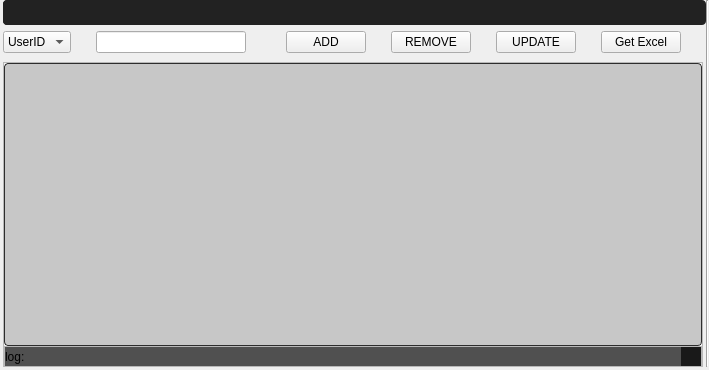
<?xml version="1.0" encoding="UTF-8"?>
<ui version="4.0">
 <class>MainWindow</class>
 <widget class="QMainWindow" name="MainWindow">
  <property name="geometry">
   <rect>
    <x>0</x>
    <y>0</y>
    <width>709</width>
    <height>370</height>
   </rect>
  </property>
  <property name="windowTitle">
   <string>MainWindow</string>
  </property>
  <property name="dockOptions">
   <set>QMainWindow::AllowNestedDocks|QMainWindow::AllowTabbedDocks|QMainWindow::AnimatedDocks|QMainWindow::ForceTabbedDocks|QMainWindow::GroupedDragging|QMainWindow::VerticalTabs</set>
  </property>
  <widget class="QWidget" name="centralwidget">
   <layout class="QGridLayout" name="gridLayout">
    <property name="leftMargin">
     <number>0</number>
    </property>
    <property name="topMargin">
     <number>0</number>
    </property>
    <property name="rightMargin">
     <number>0</number>
    </property>
    <property name="bottomMargin">
     <number>0</number>
    </property>
    <property name="spacing">
     <number>0</number>
    </property>
    <item row="2" column="2">
     <widget class="QFrame" name="mainFrame">
      <property name="sizePolicy">
       <sizepolicy hsizetype="Expanding" vsizetype="Expanding">
        <horstretch>0</horstretch>
        <verstretch>0</verstretch>
       </sizepolicy>
      </property>
      <property name="frameShape">
       <enum>QFrame::StyledPanel</enum>
      </property>
      <property name="frameShadow">
       <enum>QFrame::Raised</enum>
      </property>
      <layout class="QGridLayout" name="gridLayout_4">
       <property name="leftMargin">
        <number>0</number>
       </property>
       <property name="topMargin">
        <number>0</number>
       </property>
       <property name="rightMargin">
        <number>0</number>
       </property>
       <property name="bottomMargin">
        <number>0</number>
       </property>
       <property name="spacing">
        <number>0</number>
       </property>
       <item row="0" column="0">
        <widget class="QTableView" name="tableView">
         <property name="font">
          <font>
           <pointsize>11</pointsize>
          </font>
         </property>
         <property name="styleSheet">
          <string notr="true">QTreeView:branch:selected, QTreeView:branch:hover {
  background: url(&quot;:/qss_icons/rc/transparent.png&quot;);
}

QTreeView:branch:has-siblings:!adjoins-item {
  border-image: url(&quot;:/qss_icons/rc/branch_line.png&quot;) 0;
}

QTreeView:branch:has-siblings:adjoins-item {
  border-image: url(&quot;:/qss_icons/rc/branch_more.png&quot;) 0;
}

QTreeView:branch:!has-children:!has-siblings:adjoins-item {
  border-image: url(&quot;:/qss_icons/rc/branch_end.png&quot;) 0;
}

QTreeView:branch:has-children:!has-siblings:closed, QTreeView:branch:closed:has-children:has-siblings {
  border-image: none;
  image: url(&quot;:/qss_icons/rc/branch_closed.png&quot;);
}

QTreeView:branch:open:has-children:!has-siblings, QTreeView:branch:open:has-children:has-siblings {
  border-image: none;
  image: url(&quot;:/qss_icons/rc/branch_open.png&quot;);
}

QTreeView:branch:has-children:!has-siblings:closed:hover, QTreeView:branch:closed:has-children:has-siblings:hover {
  image: url(&quot;:/qss_icons/rc/branch_closed_focus.png&quot;);
}

QTreeView:branch:open:has-children:!has-siblings:hover, QTreeView:branch:open:has-children:has-siblings:hover {
  image: url(&quot;:/qss_icons/rc/branch_open_focus.png&quot;);
}

QTreeView::indicator:checked,
QListView::indicator:checked {
  image: url(&quot;:/qss_icons/rc/checkbox_checked.png&quot;);
}

QTreeView::indicator:checked:hover, QTreeView::indicator:checked:focus, QTreeView::indicator:checked:pressed,
QListView::indicator:checked:hover,
QListView::indicator:checked:focus,
QListView::indicator:checked:pressed {
  image: url(&quot;:/qss_icons/rc/checkbox_checked_focus.png&quot;);
}

QTreeView::indicator:unchecked,
QListView::indicator:unchecked {
  image: url(&quot;:/qss_icons/rc/checkbox_unchecked.png&quot;);
}

QTreeView::indicator:unchecked:hover, QTreeView::indicator:unchecked:focus, QTreeView::indicator:unchecked:pressed,
QListView::indicator:unchecked:hover,
QListView::indicator:unchecked:focus,
QListView::indicator:unchecked:pressed {
  image: url(&quot;:/qss_icons/rc/checkbox_unchecked_focus.png&quot;);
}

QTreeView::indicator:indeterminate,
QListView::indicator:indeterminate {
  image: url(&quot;:/qss_icons/rc/checkbox_indeterminate.png&quot;);
}

QTreeView::indicator:indeterminate:hover, QTreeView::indicator:indeterminate:focus, QTreeView::indicator:indeterminate:pressed,
QListView::indicator:indeterminate:hover,
QListView::indicator:indeterminate:focus,
QListView::indicator:indeterminate:pressed {
  image: url(&quot;:/qss_icons/rc/checkbox_indeterminate_focus.png&quot;);
}

QTreeView,
QListView,
QTableView,
QColumnView {
  background-color: #c7c7c7;
  border: 1px solid #2d2d2d;
  color: #000000;
  gridline-color: #2d2d2d;
  border-radius: 4px;
}

QTreeView:disabled,
QListView:disabled,
QTableView:disabled,
QColumnView:disabled {
  background-color: #c7c7c7;
  color: #000000;
}

QTreeView:selected,
QListView:selected,
QTableView:selected,
QColumnView:selected {
  background-color: #c7c7c7;
  color: #000000;
}

QTreeView:hover,
QListView:hover,
QTableView:hover,
QColumnView:hover {
  background-color: #c7c7c7;
  border: 1px solid #148CD2;
}

QTreeView::item:pressed,
QListView::item:pressed,
QTableView::item:pressed,
QColumnView::item:pressed {
  background-color: #c7c7c7;
}

QTreeView::item:selected:hover,
QListView::item:selected:hover,
QTableView::item:selected:hover,
QColumnView::item:selected:hover {
  background: #c7c7c7;
  color: #000000;
}

QTreeView::item:selected:active,
QListView::item:selected:active,
QTableView::item:selected:active,
QColumnView::item:selected:active {
background-color: palette(highlight);
 color: palette(highlightedText);
}

QTreeView::item:!selected:hover,
QListView::item:!selected:hover,
QTableView::item:!selected:hover,
QColumnView::item:!selected:hover {
  outline: 0;
  color: #148CD2;
  background-color: #2d2d2d;
}

QTableCornerButton::section {
  background-color: #282828;
  border: 1px transparent #2d2d2d;
  border-radius: 0px;
}
</string>
         </property>
         <property name="selectionBehavior">
          <enum>QAbstractItemView::SelectRows</enum>
         </property>
         <property name="showGrid">
          <bool>true</bool>
         </property>
         <property name="sortingEnabled">
          <bool>true</bool>
         </property>
         <attribute name="verticalHeaderDefaultSectionSize">
          <number>23</number>
         </attribute>
        </widget>
       </item>
       <item row="1" column="0">
        <widget class="QFrame" name="StatusBar">
         <property name="minimumSize">
          <size>
           <width>0</width>
           <height>20</height>
          </size>
         </property>
         <property name="maximumSize">
          <size>
           <width>16777215</width>
           <height>20</height>
          </size>
         </property>
         <property name="frameShape">
          <enum>QFrame::StyledPanel</enum>
         </property>
         <property name="frameShadow">
          <enum>QFrame::Raised</enum>
         </property>
         <layout class="QGridLayout" name="gridLayout_7">
          <property name="leftMargin">
           <number>0</number>
          </property>
          <property name="topMargin">
           <number>0</number>
          </property>
          <property name="rightMargin">
           <number>0</number>
          </property>
          <property name="bottomMargin">
           <number>0</number>
          </property>
          <property name="spacing">
           <number>0</number>
          </property>
          <item row="0" column="0">
           <widget class="QLabel" name="label">
            <property name="minimumSize">
             <size>
              <width>0</width>
              <height>20</height>
             </size>
            </property>
            <property name="styleSheet">
             <string notr="true">background-color: rgb(80, 80, 80);
  border-radius: 0
px;</string>
            </property>
            <property name="text">
             <string>log:</string>
            </property>
            <property name="wordWrap">
             <bool>true</bool>
            </property>
           </widget>
          </item>
          <item row="0" column="1">
           <widget class="QFrame" name="gripFolio">
            <property name="minimumSize">
             <size>
              <width>0</width>
              <height>20</height>
             </size>
            </property>
            <property name="maximumSize">
             <size>
              <width>20</width>
              <height>20</height>
             </size>
            </property>
            <property name="styleSheet">
             <string notr="true">background-color: rgb(25,25,25);
  border-radius: 0px;</string>
            </property>
            <property name="frameShape">
             <enum>QFrame::StyledPanel</enum>
            </property>
            <property name="frameShadow">
             <enum>QFrame::Raised</enum>
            </property>
            <property name="lineWidth">
             <number>0</number>
            </property>
           </widget>
          </item>
         </layout>
        </widget>
       </item>
      </layout>
     </widget>
    </item>
    <item row="0" column="1" colspan="3">
     <widget class="QWidget" name="indexBar" native="true">
      <property name="sizePolicy">
       <sizepolicy hsizetype="Preferred" vsizetype="Minimum">
        <horstretch>0</horstretch>
        <verstretch>0</verstretch>
       </sizepolicy>
      </property>
      <property name="minimumSize">
       <size>
        <width>0</width>
        <height>0</height>
       </size>
      </property>
      <property name="styleSheet">
       <string notr="true">QTreeView:branch:selected, QTreeView:branch:hover {
  background: url(&quot;:/qss_icons/rc/transparent.png&quot;);
}

QTreeView:branch:has-siblings:!adjoins-item {
  border-image: url(&quot;:/qss_icons/rc/branch_line.png&quot;) 0;
}

QTreeView:branch:has-siblings:adjoins-item {
  border-image: url(&quot;:/qss_icons/rc/branch_more.png&quot;) 0;
}

QTreeView:branch:!has-children:!has-siblings:adjoins-item {
  border-image: url(&quot;:/qss_icons/rc/branch_end.png&quot;) 0;
}

QTreeView:branch:has-children:!has-siblings:closed, QTreeView:branch:closed:has-children:has-siblings {
  border-image: none;
  image: url(&quot;:/qss_icons/rc/branch_closed.png&quot;);
}

QTreeView:branch:open:has-children:!has-siblings, QTreeView:branch:open:has-children:has-siblings {
  border-image: none;
  image: url(&quot;:/qss_icons/rc/branch_open.png&quot;);
}

QTreeView:branch:has-children:!has-siblings:closed:hover, QTreeView:branch:closed:has-children:has-siblings:hover {
  image: url(&quot;:/qss_icons/rc/branch_closed_focus.png&quot;);
}

QTreeView:branch:open:has-children:!has-siblings:hover, QTreeView:branch:open:has-children:has-siblings:hover {
  image: url(&quot;:/qss_icons/rc/branch_open_focus.png&quot;);
}

QTreeView::indicator:checked,
QListView::indicator:checked {
  image: url(&quot;:/qss_icons/rc/checkbox_checked.png&quot;);
}

QTreeView::indicator:checked:hover, QTreeView::indicator:checked:focus, QTreeView::indicator:checked:pressed,
QListView::indicator:checked:hover,
QListView::indicator:checked:focus,
QListView::indicator:checked:pressed {
  image: url(&quot;:/qss_icons/rc/checkbox_checked_focus.png&quot;);
}

QTreeView::indicator:unchecked,
QListView::indicator:unchecked {
  image: url(&quot;:/qss_icons/rc/checkbox_unchecked.png&quot;);
}

QTreeView::indicator:unchecked:hover, QTreeView::indicator:unchecked:focus, QTreeView::indicator:unchecked:pressed,
QListView::indicator:unchecked:hover,
QListView::indicator:unchecked:focus,
QListView::indicator:unchecked:pressed {
  image: url(&quot;:/qss_icons/rc/checkbox_unchecked_focus.png&quot;);
}

QTreeView::indicator:indeterminate,
QListView::indicator:indeterminate {
  image: url(&quot;:/qss_icons/rc/checkbox_indeterminate.png&quot;);
}

QTreeView::indicator:indeterminate:hover, QTreeView::indicator:indeterminate:focus, QTreeView::indicator:indeterminate:pressed,
QListView::indicator:indeterminate:hover,
QListView::indicator:indeterminate:focus,
QListView::indicator:indeterminate:pressed {
  image: url(&quot;:/qss_icons/rc/checkbox_indeterminate_focus.png&quot;);
}

QTreeView,
QListView,
QTableView,
QColumnView {
  background-color: #ffffff;
  border: 1px solid #2d2d2d;
  color: #F0F0F0;
  gridline-color: #2d2d2d;
  border-radius: 4px;
}

QTreeView:disabled,
QListView:disabled,
QTableView:disabled,
QColumnView:disabled {
  background-color: #1e1e1e;
  color: #787878;
}

QTreeView:selected,
QListView:selected,
QTableView:selected,
QColumnView:selected {
  background-color: #ffffff;
  color: #2d2d2d;
}

QTreeView:hover,
QListView:hover,
QTableView:hover,
QColumnView:hover {
  background-color: #ffffff;
  border: 1px solid #148CD2;
}

QTreeView::item:pressed,
QListView::item:pressed,
QTableView::item:pressed,
QColumnView::item:pressed {
  background-color: #ffffff;
}

QTreeView::item:selected:hover,
QListView::item:selected:hover,
QTableView::item:selected:hover,
QColumnView::item:selected:hover {
  background: #ffffff;
  color: #282828;
}

QTreeView::item:selected:active,
QListView::item:selected:active,
QTableView::item:selected:active,
QColumnView::item:selected:active {
background-color: palette(highlight);
 color: palette(highlightedText);
}

QTreeView::item:!selected:hover,
QListView::item:!selected:hover,
QTableView::item:!selected:hover,
QColumnView::item:!selected:hover {
  outline: 0;
  color: #148CD2;
  background-color: #2d2d2d;
}

QTableCornerButton::section {
  background-color: #282828;
  border: 1px transparent #2d2d2d;
  border-radius: 0px;
}
</string>
      </property>
      <layout class="QGridLayout" name="gridLayout_2">
       <property name="leftMargin">
        <number>0</number>
       </property>
       <property name="topMargin">
        <number>0</number>
       </property>
       <property name="rightMargin">
        <number>0</number>
       </property>
       <property name="bottomMargin">
        <number>6</number>
       </property>
       <property name="horizontalSpacing">
        <number>0</number>
       </property>
       <property name="verticalSpacing">
        <number>6</number>
       </property>
       <item row="0" column="0" colspan="12">
        <widget class="QFrame" name="headerFrame">
         <property name="sizePolicy">
          <sizepolicy hsizetype="Expanding" vsizetype="Maximum">
           <horstretch>0</horstretch>
           <verstretch>0</verstretch>
          </sizepolicy>
         </property>
         <property name="minimumSize">
          <size>
           <width>0</width>
           <height>0</height>
          </size>
         </property>
         <property name="styleSheet">
          <string notr="true">/* (dot) .QFrame  fix #141, #126, #123 */
.QFrame {
background-color: #222222;
  border-radius: 4px;
  border: 0px solid transparent;

  /* No frame */
  /* HLine */
  /* HLine */
}

.QFrame[frameShape=&quot;0&quot;] {
  border-radius: 4px;
  border: 1px transparent #2d2d2d;
}

.QFrame[frameShape=&quot;4&quot;] {
  max-height: 2px;
  border: none;
  background-color: #2d2d2d;
}

.QFrame[frameShape=&quot;5&quot;] {
  max-width: 2px;
  border: none;
  background-color: #2d2d2d;
}

</string>
         </property>
         <property name="frameShape">
          <enum>QFrame::Box</enum>
         </property>
         <property name="frameShadow">
          <enum>QFrame::Sunken</enum>
         </property>
         <layout class="QGridLayout" name="gridLayout_6">
          <property name="leftMargin">
           <number>0</number>
          </property>
          <property name="topMargin">
           <number>0</number>
          </property>
          <property name="rightMargin">
           <number>0</number>
          </property>
          <property name="bottomMargin">
           <number>0</number>
          </property>
          <property name="spacing">
           <number>0</number>
          </property>
          <item row="0" column="2" alignment="Qt::AlignRight|Qt::AlignTop">
           <widget class="QFrame" name="btnframe_3">
            <property name="sizePolicy">
             <sizepolicy hsizetype="Expanding" vsizetype="Expanding">
              <horstretch>0</horstretch>
              <verstretch>0</verstretch>
             </sizepolicy>
            </property>
            <property name="minimumSize">
             <size>
              <width>0</width>
              <height>25</height>
             </size>
            </property>
            <property name="maximumSize">
             <size>
              <width>16777215</width>
              <height>25</height>
             </size>
            </property>
            <property name="styleSheet">
             <string notr="true">background-color: transparent;</string>
            </property>
            <property name="frameShape">
             <enum>QFrame::StyledPanel</enum>
            </property>
            <property name="frameShadow">
             <enum>QFrame::Raised</enum>
            </property>
            <layout class="QHBoxLayout" name="horizontalLayout_3">
             <property name="spacing">
              <number>0</number>
             </property>
             <property name="leftMargin">
              <number>0</number>
             </property>
             <property name="topMargin">
              <number>0</number>
             </property>
             <property name="rightMargin">
              <number>0</number>
             </property>
             <property name="bottomMargin">
              <number>0</number>
             </property>
             <item alignment="Qt::AlignTop">
              <widget class="QPushButton" name="bt_min_3">
               <property name="sizePolicy">
                <sizepolicy hsizetype="Expanding" vsizetype="Expanding">
                 <horstretch>0</horstretch>
                 <verstretch>0</verstretch>
                </sizepolicy>
               </property>
               <property name="minimumSize">
                <size>
                 <width>35</width>
                 <height>25</height>
                </size>
               </property>
               <property name="maximumSize">
                <size>
                 <width>35</width>
                 <height>25</height>
                </size>
               </property>
               <property name="styleSheet">
                <string notr="true">QPushButton {
  background-color: transparent;
  border: 1px solid transparent;

}
QPushButton:hover {
  background-color: #148CD2;    
}
</string>
               </property>
               <property name="text">
                <string/>
               </property>
               <property name="icon">
                <iconset resource="C:/Users/HP/Desktop/Autotrader-Reborn2.1/Resourses/icons/icons.qrc">
                 <normaloff>:/icon1/minus.svg</normaloff>:/icon1/minus.svg</iconset>
               </property>
               <property name="iconSize">
                <size>
                 <width>15</width>
                 <height>15</height>
                </size>
               </property>
              </widget>
             </item>
             <item alignment="Qt::AlignRight|Qt::AlignTop">
              <widget class="QPushButton" name="bt_close_3">
               <property name="sizePolicy">
                <sizepolicy hsizetype="Maximum" vsizetype="Maximum">
                 <horstretch>0</horstretch>
                 <verstretch>0</verstretch>
                </sizepolicy>
               </property>
               <property name="minimumSize">
                <size>
                 <width>35</width>
                 <height>25</height>
                </size>
               </property>
               <property name="maximumSize">
                <size>
                 <width>35</width>
                 <height>25</height>
                </size>
               </property>
               <property name="styleSheet">
                <string notr="true">QPushButton {
  background-color: transparent;
  border: 1px solid transparent;

}
QPushButton:hover {
  background-color: #148CD2;    
}
</string>
               </property>
               <property name="text">
                <string/>
               </property>
               <property name="icon">
                <iconset resource="C:/Users/HP/Desktop/Autotrader-Reborn2.1/Resourses/icons/icons.qrc">
                 <normaloff>:/icon1/x.svg</normaloff>:/icon1/x.svg</iconset>
               </property>
               <property name="iconSize">
                <size>
                 <width>15</width>
                 <height>15</height>
                </size>
               </property>
              </widget>
             </item>
            </layout>
           </widget>
          </item>
          <item row="0" column="1">
           <widget class="QFrame" name="frame_4">
            <property name="sizePolicy">
             <sizepolicy hsizetype="Expanding" vsizetype="Preferred">
              <horstretch>0</horstretch>
              <verstretch>0</verstretch>
             </sizepolicy>
            </property>
            <property name="minimumSize">
             <size>
              <width>0</width>
              <height>25</height>
             </size>
            </property>
            <property name="maximumSize">
             <size>
              <width>16777215</width>
              <height>25</height>
             </size>
            </property>
            <property name="frameShape">
             <enum>QFrame::StyledPanel</enum>
            </property>
            <property name="frameShadow">
             <enum>QFrame::Raised</enum>
            </property>
           </widget>
          </item>
         </layout>
        </widget>
       </item>
       <item row="1" column="0">
        <widget class="QComboBox" name="cbHeads">
         <item>
          <property name="text">
           <string>UserID</string>
          </property>
         </item>
         <item>
          <property name="text">
           <string>Limit</string>
          </property>
         </item>
        </widget>
       </item>
       <item row="1" column="1">
        <widget class="Line" name="line_12">
         <property name="minimumSize">
          <size>
           <width>10</width>
           <height>0</height>
          </size>
         </property>
         <property name="maximumSize">
          <size>
           <width>25</width>
           <height>16777215</height>
          </size>
         </property>
         <property name="styleSheet">
          <string notr="true">background-color: transparent;</string>
         </property>
         <property name="orientation">
          <enum>Qt::Horizontal</enum>
         </property>
        </widget>
       </item>
       <item row="1" column="2">
        <widget class="QLineEdit" name="le_text">
         <property name="maximumSize">
          <size>
           <width>150</width>
           <height>16777215</height>
          </size>
         </property>
        </widget>
       </item>
       <item row="1" column="3">
        <widget class="Line" name="line_10">
         <property name="minimumSize">
          <size>
           <width>10</width>
           <height>0</height>
          </size>
         </property>
         <property name="styleSheet">
          <string notr="true">background-color:transparent</string>
         </property>
         <property name="orientation">
          <enum>Qt::Horizontal</enum>
         </property>
        </widget>
       </item>
       <item row="1" column="4">
        <widget class="QPushButton" name="pbAdd">
         <property name="text">
          <string>ADD</string>
         </property>
        </widget>
       </item>
       <item row="1" column="5">
        <widget class="Line" name="line_7">
         <property name="minimumSize">
          <size>
           <width>10</width>
           <height>0</height>
          </size>
         </property>
         <property name="maximumSize">
          <size>
           <width>25</width>
           <height>16777215</height>
          </size>
         </property>
         <property name="styleSheet">
          <string notr="true">background-color: transparent;</string>
         </property>
         <property name="orientation">
          <enum>Qt::Horizontal</enum>
         </property>
        </widget>
       </item>
       <item row="1" column="6">
        <widget class="QPushButton" name="pbRemove">
         <property name="text">
          <string>REMOVE</string>
         </property>
        </widget>
       </item>
       <item row="1" column="7">
        <widget class="Line" name="line_11">
         <property name="minimumSize">
          <size>
           <width>10</width>
           <height>0</height>
          </size>
         </property>
         <property name="maximumSize">
          <size>
           <width>25</width>
           <height>16777215</height>
          </size>
         </property>
         <property name="styleSheet">
          <string notr="true">background-color: transparent;</string>
         </property>
         <property name="orientation">
          <enum>Qt::Horizontal</enum>
         </property>
        </widget>
       </item>
       <item row="1" column="8">
        <widget class="QPushButton" name="pbUpdate">
         <property name="text">
          <string>UPDATE</string>
         </property>
        </widget>
       </item>
       <item row="1" column="9">
        <widget class="Line" name="line_13">
         <property name="minimumSize">
          <size>
           <width>10</width>
           <height>0</height>
          </size>
         </property>
         <property name="maximumSize">
          <size>
           <width>25</width>
           <height>16777215</height>
          </size>
         </property>
         <property name="styleSheet">
          <string notr="true">background-color:transparent</string>
         </property>
         <property name="orientation">
          <enum>Qt::Horizontal</enum>
         </property>
        </widget>
       </item>
       <item row="1" column="10">
        <widget class="QPushButton" name="pbGetExcel">
         <property name="maximumSize">
          <size>
           <width>200</width>
           <height>16777215</height>
          </size>
         </property>
         <property name="text">
          <string>Get Excel</string>
         </property>
        </widget>
       </item>
       <item row="1" column="11">
        <widget class="Line" name="line_9">
         <property name="minimumSize">
          <size>
           <width>10</width>
           <height>0</height>
          </size>
         </property>
         <property name="maximumSize">
          <size>
           <width>25</width>
           <height>16777215</height>
          </size>
         </property>
         <property name="styleSheet">
          <string notr="true">background-color: transparent;</string>
         </property>
         <property name="orientation">
          <enum>Qt::Horizontal</enum>
         </property>
        </widget>
       </item>
      </layout>
     </widget>
    </item>
    <item row="3" column="1">
     <widget class="Line" name="line_18">
      <property name="orientation">
       <enum>Qt::Horizontal</enum>
      </property>
     </widget>
    </item>
    <item row="2" column="0">
     <widget class="Line" name="line">
      <property name="styleSheet">
       <string notr="true">background-color: transparent;</string>
      </property>
      <property name="orientation">
       <enum>Qt::Vertical</enum>
      </property>
     </widget>
    </item>
    <item row="2" column="3">
     <widget class="Line" name="line_3">
      <property name="styleSheet">
       <string notr="true">background-color: transparent;</string>
      </property>
      <property name="orientation">
       <enum>Qt::Vertical</enum>
      </property>
     </widget>
    </item>
    <item row="0" column="4" rowspan="3">
     <widget class="Line" name="line_17">
      <property name="orientation">
       <enum>Qt::Vertical</enum>
      </property>
     </widget>
    </item>
    <item row="1" column="2">
     <widget class="Line" name="line_2">
      <property name="styleSheet">
       <string notr="true">background-color: transparent;</string>
      </property>
      <property name="orientation">
       <enum>Qt::Horizontal</enum>
      </property>
     </widget>
    </item>
   </layout>
  </widget>
 </widget>
 <resources>
  <include location="C:/Users/HP/Desktop/Autotrader-Reborn2.1/Resourses/icons/icons.qrc"/>
 </resources>
 <connections/>
</ui>
